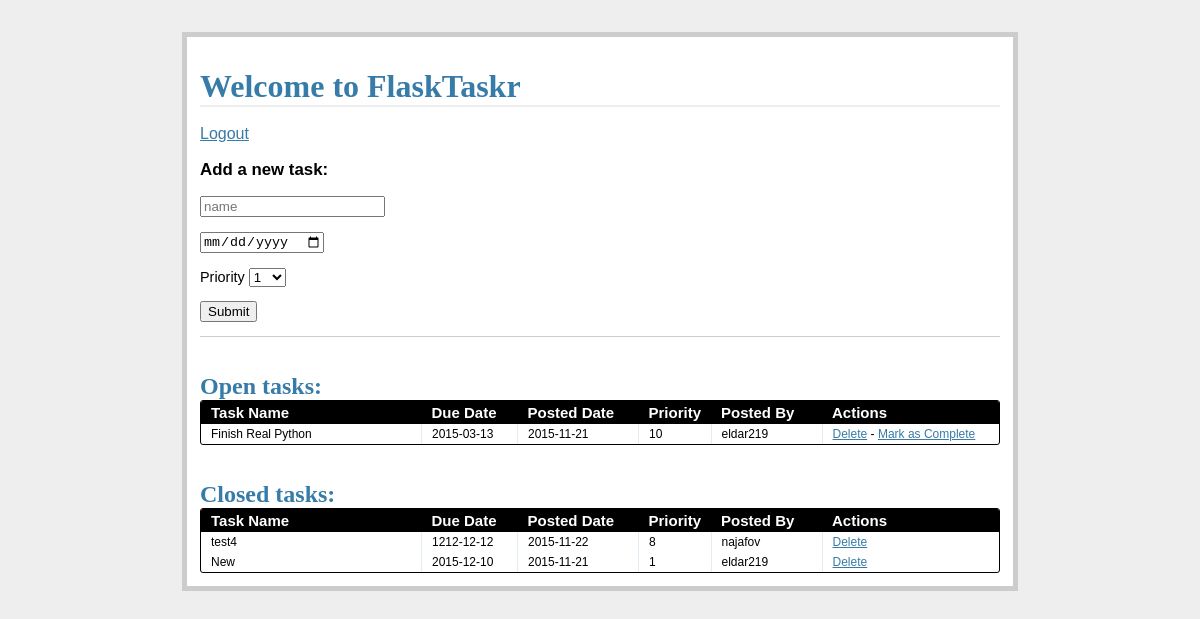
Screenshot of /tasks/ (signed in) with the database file from the repository.
### models.py (models this page shows, shortened)
class Task(db.Model):
    __tablename__ = "tasks"
    task_id = db.Column(db.Integer, primary_key=True)
    name = db.Column(db.String, nullable=False)
    due_date = db.Column(db.Date, nullable=False)
    priority = db.Column(db.Integer, nullable=False)
    posted_date = db.Column(db.Date, default=datetime.datetime.utcnow())
    status = db.Column(db.Integer)
    user_id = db.Column(db.Integer, db.ForeignKey('users.id'))

class User(db.Model):
    __tablename__ = "users"
    id = db.Column(db.Integer, primary_key=True)
    name = db.Column(db.String, unique=True, nullable=False)
    email = db.Column(db.String, unique=True, nullable=False)
    password = db.Column(db.String, nullable=False)
    tasks = db.relationship('Task', backref='poster')

### views.py (the view)
@app.route('/tasks/')
@login_required
def tasks():
    return render_template(
        'tasks.html',
        form=AddTaskForm(request.form),
        open_tasks=open_tasks(),
        closed_tasks=closed_tasks()
    )

### forms.py
class AddTaskForm(Form):
    task_id = IntegerField()
    name = StringField('Task Name', validators=[DataRequired()])
    due_date = DateField(
        'Date Due (mm/dd/yyyy)',
        validators=[DataRequired()], format='%m/%d/%Y'
    )
    priority = SelectField(
        'Priority',
        validators=[DataRequired()],
        choices=[
            ('1', '1'), ('2', '2'), ('3', '3'), ('4', '4'), ('5', '5'),
            ('6', '6'), ('7', '7'), ('8', '8'), ('9', '9'), ('10', '10')
        ]
    )
    status = IntegerField('Status')

### views.py (called while the page is built)
def login_required(test):
    @wraps(test)
    def wrap(*args, **kwargs):
        if 'logged_in' in session:
            return test(*args, **kwargs)
        else:
            flash('You need to login first.')
            return redirect(url_for('login'))
    return wrap

def open_tasks():
    return db.session.query(Task).filter_by(
        status='1').order_by(Task.due_date.asc())

def closed_tasks():
    return db.session.query(Task).filter_by(
        status='0').order_by(Task.due_date.asc())

### templates/tasks.html (shortened to what this page needs)
{% extends "_base.html" %}
{% block content %}
<h1>Welcome to FlaskTaskr</h1>
<br>
<a href="/logout">Logout</a>
<div class="add-task">
  <h3>Add a new task:</h3>
    <form action="{{ url_for('new_task') }}" method="post">
      <p>
      {{ form.name(placeholder="name") }}
      </p>
      <p>
      {{ form.due_date(placeholder="due date") }}
      </p>
      <p>
      {{ form.priority.label }}
      {{ form.priority }}
      </p>
      <p><input type="submit" value="Submit"></p>
    </form>
</div>
<div class="entries">
  <br>
  <br>
  <h2>Open tasks:</h2>
  <div class="datagrid">
    <table>
      <thead>
        <tr>
          <th width="200px"><strong>Task Name</strong></th>
          <th width="75px"><strong>Due Date</strong></th>
          <th width="100px"><strong>Posted Date</strong></th>
          <th width="50px"><strong>Priority</strong></th>
          <th width="90px"><strong>Posted By</strong></th>
          <th><strong>Actions</strong></th>
        </tr>
      </thead>
      {% for task in open_tasks %}
        <tr>
          <td width="200px">{{ task.name }}</td>
          <td width="75px">{{ task.due_date }}</td>
          <td width="100px">{{ task.posted_date }}</td>
          <td width="50px">{{ task.priority }}</td>
          <td width="90px">{{ task.poster.name }}</td>
          <td>
            <a href="{{ url_for('delete_entry', task_id = task.task_id) }}">Delete</a>  -
            <a href="{{ url_for('complete', task_id = task.task_id) }}">Mark as Complete</a>
          </td>
        </tr>
      {% endfor %}
    </table>
  </div>
</div>
<br>
<br>
<div class="entries">
  <h2>Closed tasks:</h2>
  <div class="datagrid">
    <table>
      <thead>
        <tr>
          <th width="200px"><strong>Task Name</strong></th>
          <th width="75px"><strong>Due Date</strong></th>
          <th width="100px"><strong>Posted Date</strong></th>
          <th width="50px"><strong>Priority</strong></th>
          <th width="90px"><strong>Posted By</strong></th>
          <th><strong>Actions</strong></th>
        </tr>
      </thead>
      {% for task in closed_tasks %}
        <tr>
          <td width="200px">{{ task.name }}</td>
          <td width="75px">{{ task.due_date }}</td>
          <td width="100px">{{ task.posted_date }}</td>
          <td width="50px">{{ task.priority }}</td>
          <td width="90px">{{ task.poster.name }}</td>
          <td>
             <a href="{{ url_for('delete_entry', task_id = task.task_id) }}">Delete</a>
          </td>
        </tr>
      {% endfor %}
    </table>
  </div>
{% endblock %}

### templates/_base.html (shortened to what this page needs)
<!DOCTYPE html>
<html>
    <head>
        <link rel="stylesheet" href="{{ url_for('static',
        filename='css/main.css') }}">
    </head>
    <body>
        <div class="page">
            <br>
            {% block content %}
            {% endblock %}
    </body>
</html>

### static/css/main.css (style rules this page uses)
body { font-family: sans-serif; background: #eee; }
a, h1, h2 { color: #377BA8; }
h1, h2 { font-family: 'Georgia', serif; margin: 0; }
h1 { border-bottom: 2px solid #eee; }
h2 { font-size: 1.5em; }
.page { margin: 2em auto; width: 50em; border: 5px solid #ccc; padding: 0.8em; background: white; }
.entries { list-style: none; margin: 0; padding: 0; }
.add-task { font-size: 0.9em; border-bottom: 1px solid #ccc; }
.datagrid table { border-collapse: collapse; text-align: left; width: 100%; }
.datagrid { background: #fff; overflow: hidden; border: 1px solid #000000; border-radius: 3px; }
.datagrid table td, .datagrid table th { padding: 3px 10px; }
.datagrid table thead th { background-color:#000000; color:#FFFFFF; font-size: 15px; font-weight: bold; }
.datagrid table thead th:first-child { border: none; }
.datagrid table tbody td { color: #000000; border-left: 1px solid #E1EEF4; font-size: 12px; font-weight: normal; }
.datagrid table tbody td:first-child { border-left: none; }
.datagrid table tbody tr:last-child td { border-bottom: none; }

### rows the page displays
Task: name "Finish Real Python", due_date "2015-03-13", posted_date "2015-11-21", priority "10", poster.name "eldar219"
Task: name "test4", due_date "1212-12-12", posted_date "2015-11-22", priority "8", poster.name "najafov"
Task: name "New", due_date "2015-12-10", posted_date "2015-11-21", priority "1", poster.name "eldar219"
